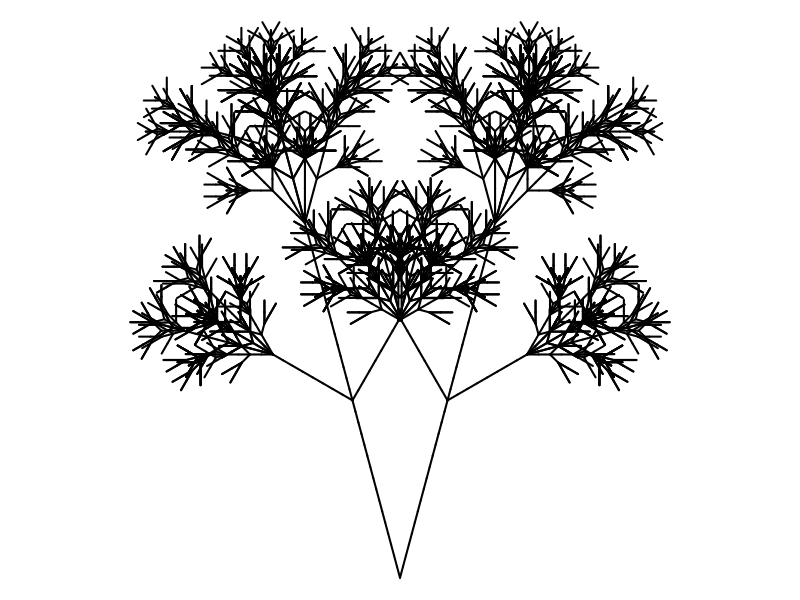

Source code (R):


initial_angle = 0   #In degrees, 0 is East, 90 is North (up)
line_color = "black" #You can also use "blue" or rgb(1,0.2,0.9) or hsv(1,0.5,1)
line_width = 1
bg_color = "white"
PNG_pixel_width = 300

# BELOW HERE IS CODE... PROBABLY DO NOT EDIT THIS CODE...
getstr = function(start,rules,n){
    st = start
    for(jj in 1:n){
        st2 = ""
        for(i in 1:nchar(st)){
            ch = substr(st,i,i)
            if(!is.null(rules[[ch]])){
                st2 = paste0(st2,rules[[ch]],collapse="")
            } else {
                st2 = paste0(st2,ch,collapse="")
            }
        }
        st = st2
    }
    return(st)
}
getxyc = function(string="AA+AA+AA+A+A",angle=pi/2,angle_initial=pi/2,col="blue"){
    switch = 1
    d = angle_initial
    x = 0
    y = 0
    xl = c(x)
    yl = c(y)
    cols = numeric()
    dsave = numeric()
    xsave = numeric()
    ysave = numeric()
    for(i in 1:nchar(string)){
        ch = substr(string,i,i)
        cn = as.integer(charToRaw(ch))
        if(cn>=as.integer(charToRaw("A")) && cn<=as.integer(charToRaw("L"))){
            cols = c(cols,col)
            x = x+cos(d)
            y = y+sin(d)
            xl = c(xl,x)
            yl = c(yl,y)
        }
        if(cn>=as.integer(charToRaw("M")) && cn<=as.integer(charToRaw("Z"))){
            cols = c(cols,"NA")
            x = x+cos(d)
            y = y+sin(d)
            xl = c(xl,x)
            yl = c(yl,y)
        }
        if(cn==as.integer(charToRaw("["))){
            dsave = c(dsave,d)
            xsave = c(xsave,x)
            ysave = c(ysave,y)
        }
        if(cn==as.integer(charToRaw("]"))){
            cols = c(cols,"NA")
            x = xsave[length(xsave)]
            y = ysave[length(ysave)]
            d = dsave[length(dsave)]
            if(length(xsave)>1){
                xsave = xsave[1:(length(xsave)-1)]
                ysave = ysave[1:(length(ysave)-1)]
                dsave = dsave[1:(length(dsave)-1)]
            } else {
                xsave = numeric()
                ysave = numeric()
                dsave = numeric()
            }
            xl = c(xl,x)
            yl = c(yl,y)
        }
        if(cn==as.integer(charToRaw("-"))){
            d = d-angle*switch
        }
        if(cn==as.integer(charToRaw("+"))){
            d = d+angle*switch
        }
        if(cn==as.integer(charToRaw("."))){
            switch = switch*(-1)
        }
    }
    xwid = max(xl)-min(xl)
    ywid = max(yl)-min(yl)
    xmid = (max(xl)+min(xl))/2
    ymid = (max(yl)+min(yl))/2
    wid = max(c(xwid,ywid))
    x2 = (xl-xmid)/wid*2
    y2 = (yl-ymid)/wid*2
    return(list(x2,y2,cols))
}
makeplot = function(xyc,lwd=1){
    x = xyc[[1]]
    y = xyc[[2]]
    c = xyc[[3]]
    plot(0,0,"n",xlim=c(-1,1),ylim=c(-1,1),axes=F,ann=F)
    for(i in 2:length(x)){
        lines(c(x[i-1],x[i]),c(y[i-1],y[i]),col=c[i-1],lwd=lwd)
    }
}

showrules = function(g){
    rules = g[[2]]
    pr = paste0(names(rules)," > ",rules,collapse="\n")
    return(pr)
}

g99 = list("C",
           list("A"="F[---BC][+++BC]",
                "B"="F[-CA][+CA]",
                "C"="[-AB][+AB]",
                "F"="FF"),
           6,
           15)

# png("hi.png",300,300)

par(mar=c(0,0,0,0),oma=c(0,0,0,0),pty="s")
s = getstr(g99[[1]],g99[[2]],g99[[3]])
angle = g99[[4]]
xyc = getxyc(s,angle/180*pi,angle_initial=90/180*pi,col=line_color)
makeplot(xyc,lwd=2)

# dev.off()

ss = "Start:"
ss = paste0(ss," ",g99[[1]])
ss = paste0(ss,"\nrules:\n")
ss = paste0(ss,showrules(g99))
ss = paste0(ss,"\nIterations:")
ss = paste0(ss,g99[[3]])
ss = paste0(ss,"\nAngle:")
ss = paste0(ss,g99[[4]])
cat(ss)
